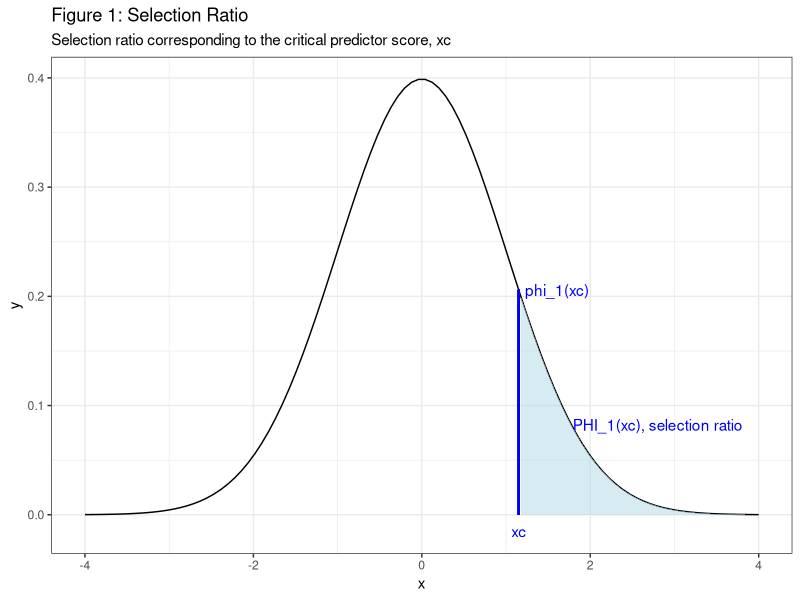

Here is the R script that generated this plot:
# De Corte (1994) Reproduction Analysis
# "Utility analysis for the one-cohort selection-retention decision with a probationary period"
# 
# This script reproduces the utility analysis calculations from De Corte (1994)
# which examines selection decisions with probationary periods and retention considerations.

# Load required libraries
library(dplyr)
library(ggplot2)
library(pracma)
library(mvtnorm)
library(knitr)
library(kableExtra)
library(tidyr)
library(scales)

# Set theme for plots
theme_set(theme_bw() +
            theme(axis.text = element_text(size = 10),
                  axis.title = element_text(size = 12),
                  plot.title = element_text(size = 14, face = "bold"),
                  legend.text = element_text(size = 10),
                  panel.background = element_rect(fill = "white"),
                  plot.background = element_rect(fill = "white")))

# Create timestamp for this analysis
analysis_timestamp <- format(Sys.time(), "%Y%m%d_%H%M%S")

# ============================================================================
# INPUT PARAMETERS FROM DE CORTE (1994)
# ============================================================================

# Basic parameters
N <- 17         # Number of hires
n <- 136        # Size of applicant pool  
mu_s <- 22500   # Average service cost
Time <- 11      # Average number of time periods on the job for successful selectees
S_p <- 0.853    # Success ratio of the predictor
mu_y <- 25000   # Average payoff of job performance (one time period) in applicant population
C_t <- 10000    # Training cost per hire
C_p <- 200      # Cost per candidate of using the predictor
C_s <- 1000     # Separation cost per unsuccessful employee
rho_yR <- 0.85  # Correlation between money-valued payoff (Y) and observed rated performance (R)
sigma_y <- 7000 # Standard deviation of performance
rho <- 0.35     # Predictor validity (predictor-observed performance correlation)

# Recruitment costs
C_r_N0 <- 100   # Recruit cost per random selection
C_r_n <- 400    # Recruit cost per predictor selection

# ============================================================================
# CALCULATE CRITICAL VALUES
# ============================================================================

# Solve for x_c using the inverse CDF (quantile function)
x_c <- abs(qnorm(N/n))
cat("Critical predictor score (x_c):", round(x_c, 4), "\n")

# Solve for r_c using inputs
r_c <- (mu_s - mu_y)/(rho_yR*sigma_y)
cat("Critical performance score (r_c):", round(r_c, 4), "\n")

# ============================================================================
# HELPER FUNCTIONS
# ============================================================================

# Standard normal density function
phi.1 <- function(x) {
  result <- (1/sqrt(2 * pi) * exp(-(x^2) / 2))
  return(result)
}

# ============================================================================
# FIGURE 1: SELECTION RATIO VISUALIZATION
# ============================================================================

# Create a data frame to map x values to y values
x_values.1 <- seq(-4, 4, length.out = 100)
data.1 <- data.frame(x = x_values.1, y = phi.1(x_values.1))
x_end.1 <- phi.1(x_c)

# Create the plot
plot.1 <- ggplot(data.1, aes(x = x, y = y)) +
  geom_line() +
  geom_segment(aes(xend = x_c, yend = phi.1(x_c)), x = x_c, y = 0, color = "blue") +
  annotate("text", x = x_end.1 + 1.4, y = phi.1(x_c), label = "phi_1(xc)", color = "blue") +
  annotate("text", x = x_c, y = -.015, label = "xc", color = "blue") +
  annotate("text", x = x_c + 1.65, y = phi.1(x_c)/2.5, label = "PHI_1(xc), selection ratio", color = "blue") +
  geom_ribbon(data = subset(data.1, x > x_c), aes(ymax = y, ymin = 0), fill = "lightblue", alpha = 0.5) +
  labs(x = "x", y = "y", 
       title = "Figure 1: Selection Ratio", 
       subtitle = "Selection ratio corresponding to the critical predictor score, xc") +
  theme_bw() +
  theme(panel.background = element_rect(fill = "white"),
        plot.background = element_rect(fill = "white"))

# Save the plot
ggsave("de_corte_figure1_selection_ratio.png", plot.1, width = 8, height = 6, dpi = 300)

# ============================================================================
# CALCULATE CONDITIONAL MEANS
# ============================================================================

# Define PHI.1 and PHI.2 (density of univariate std norm dist)
PHI.1.1 <- 1 - pnorm((x_c - rho*r_c)/sqrt(1-rho^2))
PHI.1.2 <- 1 - pnorm((r_c - rho*x_c)/sqrt(1-rho^2))

# Setup PHI.2(X,R) - bivariate normal probability
# Correlation matrix
sigma <- matrix(c(1, rho, rho, 1), nrow = 2)

# Define lower and upper bounds for the region of interest
lower <- c(-.42, 1.15)  # These values need to be verified from the paper
upper <- c(Inf, Inf)

# Solve PHI.2 for density (probability) in specified region
PHI.2 <- pmvnorm(lower = lower, upper = upper, mean = rep(0, 2), corr = sigma)

cat("PHI.2 probability:", round(PHI.2[1], 4), "\n")

# Solve for mu_R_xcrc (conditional mean of R given x_c and r_c)
mu_R_xcrc <- (phi.1(r_c)*PHI.1.1 + rho*phi.1(x_c)*PHI.1.2)/PHI.2[1]

# Solve for mu_y_xcrc (conditional mean of Y given x_c and r_c)
mu_y_xcrc <- mu_y + rho_yR * sigma_y * mu_R_xcrc

# Solve for mu_x_xc (conditional mean of X given x_c)
mu_x_xc <- phi.1(x_c)/(1 - pnorm(x_c))

# Solve for mu_R_xc (conditional mean of R given x_c)
mu_R_xc <- rho * mu_x_xc

# Solve for mu_y_xc (conditional mean of Y given x_c)
mu_y_xc <- mu_y + rho_yR * sigma_y * mu_R_xc

# Calculate S_0 and mu_y_rc
S_0 <- pnorm(-r_c)

# Solve for mu_R_rc (conditional mean of R given r_c)
mu_R_rc <- phi.1(r_c)/S_0

# Solve for mu_y_rc (conditional mean of Y given r_c)
mu_y_rc <- mu_y + rho_yR * sigma_y * mu_R_rc

# ============================================================================
# UTILITY CALCULATIONS
# ============================================================================

# Utility of the predictor selected workforce (uncorrected for separation and recruitment costs)
U_p <- N * (mu_y_xc - mu_s) + (Time - 1) * N * S_p * (mu_y_xcrc - mu_s) - N * C_t - n * C_p

# Utility of random selection
U_0 <- N * (mu_y - mu_s) + (Time - 1) * N * S_0 * (mu_y_rc - mu_s) - N * C_t

# Utility difference
Delta_U <- U_p - U_0

cat("\n=== UTILITY ANALYSIS RESULTS ===\n")
cat("Utility with predictor selection (U_p):", round(U_p, 2), "\n")
cat("Utility with random selection (U_0):", round(U_0, 2), "\n")
cat("Utility difference (Delta_U):", round(Delta_U, 2), "\n")

# ============================================================================
# INTERMEDIATE CONDITIONAL PERFORMANCE CALCULATIONS
# ============================================================================

cat("\n=== INTERMEDIATE CONDITIONAL PERFORMANCE CALCULATIONS ===\n")
cat("μ_y(x_c) - Average payoff of all selectees:", round(mu_y_xc, 2), "\n")
cat("μ_y(x_c,r_c) - Average payoff of successful selectees:", round(mu_y_xcrc, 2), "\n")
cat("μ_y(r_c) - Average payoff of random successful employees:", round(mu_y_rc, 2), "\n")

# ============================================================================
# FIXED QUOTA ANALYSIS
# ============================================================================

# Fixed quota of successful selectees
N_0 <- (N/S_0) # Random selection required to get N successful hires

# Solve for N_p (number of applicants needed with predictor)
# Adjust x_c until N/n probability is achieved
x_c.adjust <- 1.046  # This value needs to be verified from the paper

# Correlation matrix for adjusted calculation
sigma.2 <- matrix(c(1, rho, rho, 1), nrow = 2)

# Define lower and upper bounds for adjusted calculation
lower <- c(-.42, x_c.adjust)
upper <- c(Inf, Inf)

# Solve PHI.2.adjust for density (probability) in specified region
PHI.2.adjust <- pmvnorm(lower = lower, upper = upper, mean = rep(0, 2), corr = sigma)

N_p <- (n * (1 - pnorm(x_c.adjust)))

PHI.1.1.adjust <- 1 - pnorm((x_c.adjust - rho*r_c)/sqrt(1-rho^2))
PHI.1.2.adjust <- 1 - pnorm((r_c - rho*x_c.adjust)/sqrt(1-rho^2))

# Solve for mu_y_xc.adjust.rc
mu_R_xc.adjust.rc <- (phi.1(r_c)*PHI.1.1.adjust + rho*phi.1(x_c.adjust)*PHI.1.2.adjust)/PHI.2.adjust[1]
mu_y_xc.adjust.rc <- mu_y + rho_yR * sigma_y * mu_R_xc.adjust.rc

# Solve for mu_y_xc.adjust
mu_x_xc.adjust <- phi.1(x_c.adjust)/(1 - pnorm(x_c.adjust))
mu_R_xc.adjust <- rho * mu_x_xc.adjust
mu_y_xc.adjust <- mu_y + rho_yR * sigma_y * mu_R_xc.adjust

# Solve Delta_U for a fixed quota of successful selectees
Delta_U.fixed.quota <-
  N_p * mu_y_xc.adjust - N_0 * mu_y -
  (N_p - N_0) * mu_s + (Time - 1) * N * 
  (mu_y_xc.adjust.rc - mu_y_rc) - (N_p - N_0) *
  C_t - n * C_p

# Adjust for separation and recruitment costs
Delta_U.fixed.quota.corrected <- 
  Delta_U.fixed.quota - (N_p - N_0) * C_s -
  (n * C_r_n - N_0 * C_r_N0)

cat("\n=== FIXED QUOTA ANALYSIS ===\n")
cat("Number needed with random selection (N_0):", round(N_0, 2), "\n")
cat("Number needed with predictor (N_p):", round(N_p, 2), "\n")
cat("Utility difference (fixed quota):", round(Delta_U.fixed.quota, 2), "\n")
cat("Utility difference (corrected):", round(Delta_U.fixed.quota.corrected, 2), "\n")

# ============================================================================
# SAVE RESULTS
# ============================================================================

# Create results summary
results_summary <- data.frame(
  Parameter = c("Critical predictor score (x_c)", 
                "Critical performance score (r_c)",
                "Selection ratio (N/n)",
                "Success ratio predictor (S_p)",
                "Success ratio random (S_0)",
                "μ_y(x_c) - Average payoff of all selectees",
                "μ_y(x_c,r_c) - Average payoff of successful selectees", 
                "μ_y(r_c) - Average payoff of random successful employees",
                "Utility with predictor (U_p)",
                "Utility with random (U_0)", 
                "Utility difference (Delta_U)",
                "Fixed quota utility difference",
                "Fixed quota utility difference (corrected)"),
  Value = c(round(x_c, 4),
            round(r_c, 4),
            round(N/n, 4),
            round(S_p, 4),
            round(S_0, 4),
            round(mu_y_xc, 2),
            round(mu_y_xcrc, 2),
            round(mu_y_rc, 2),
            round(U_p, 2),
            round(U_0, 2),
            round(Delta_U, 2),
            round(Delta_U.fixed.quota, 2),
            round(Delta_U.fixed.quota.corrected, 2))
)

# Save results
write.csv(results_summary, "de_corte_1994_results.csv", row.names = FALSE)

# Save R data
save(list = ls(), file = "de_corte_1994_results.RData")

cat("\n=== ANALYSIS COMPLETE ===\n")
cat("Results saved to: de_corte_1994_results.csv\n")
cat("R data saved to: de_corte_1994_results.RData\n")
cat("Figure saved to: de_corte_figure1_selection_ratio.png\n") 
